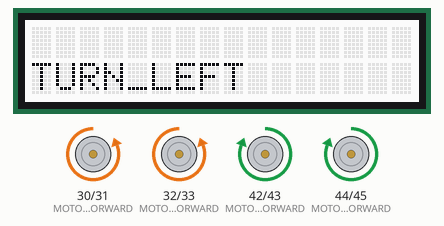
Recording of a sketch running on a simulated Arduino Mega 2560, built with avr-gcc and run on an emulated ATmega2560. Shown: 16×2 character LCD, motor-driver pin pairs drawn as motors (green arrow = first pin HIGH = forward, orange = second pin HIGH = backward, longer = more drive). At 2.3 s the program stops and its outputs stay as they are.

Above: at 0.1 s.
At 0.6 s:
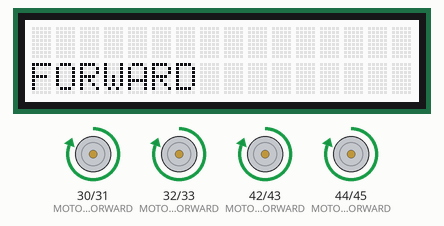
At 1.4 s:
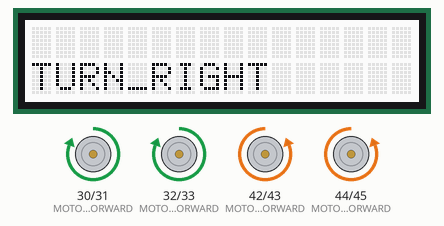
At 2.4 s:
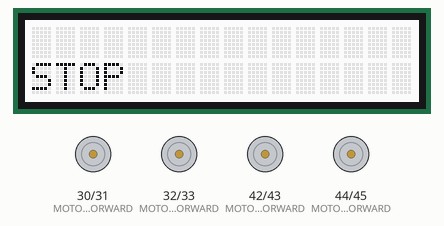
Timing chart, 0 to 3.8 s (numbered marks = the images above):
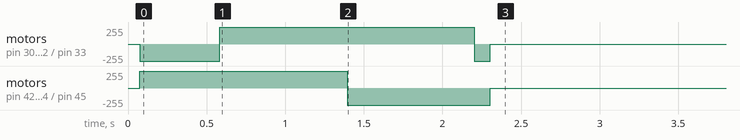

Measured:
- by itself, motor on pin 42 (MOTOR_R1_FORWARD) / pin 43 (MOTOR_R1_BACK), motor on pin 44 (MOTOR_R2_FORWARD) / pin 45 (MOTOR_R2_BACK): stopped → forward 255/255 at 0.07 s, → backward 255/255 1.3 s later, → stopped 0.91 s later
- by itself, motor on pin 30 (MOTOR_L1_FORWARD) / pin 31 (MOTOR_L1_BACK), motor on pin 32 (MOTOR_L2_FORWARD) / pin 33 (MOTOR_L2_BACK): stopped → backward 255/255 at 0.07 s, → forward 255/255 0.51 s later, → backward 255/255 1.6 s later, → stopped 0.10 s later
- what the display in image 1 shows lasts 0.8 s, from 0.6 s to 1.4 s

The sketch:

test_moter.ino
```cpp
//转弯方向定义

#include "rgb_lcd.h"
rgb_lcd lcd;
#define TURN_LIFT 0
#define TURN_RIGHT 1
//左边电机接口定义
#define MOTOR_L1_FORWARD 30
#define MOTOR_L1_BACK 31
#define MOTOR_L2_FORWARD 32
#define MOTOR_L2_BACK 33
//右边电机接口定义
#define MOTOR_R1_FORWARD 42
#define MOTOR_R1_BACK 43
#define MOTOR_R2_FORWARD 44
#define MOTOR_R2_BACK 45

int GD = 2; //光电开关

void setup()
{
  Serial.begin(9600);

  //光电开关
  pinMode(GD, INPUT);

  //直流电机
  pinMode(MOTOR_L1_FORWARD, OUTPUT);
  pinMode(MOTOR_L1_BACK, OUTPUT);
  pinMode(MOTOR_L2_FORWARD, OUTPUT);
  pinMode(MOTOR_L2_BACK, OUTPUT);


  pinMode(MOTOR_R1_FORWARD, OUTPUT);
  pinMode(MOTOR_R1_BACK, OUTPUT);
  pinMode(MOTOR_R2_FORWARD, OUTPUT);
  pinMode(MOTOR_R2_BACK, OUTPUT);

  //显示屏
  lcd.begin(16, 2);
  lcd.setRGB(255, 255, 255);

}

void loop()
{
  turn(TURN_LIFT);
delay(500);
forward();
     delay(800);
     turn(TURN_RIGHT);
        delay(800);
  stop(100);
  while(1);
}


void tiaozheng()
{
  int i = digitalRead(GD);
  i = digitalRead(GD);
  if (i == 1)
  {
    while (1) {
      back(20);
      stop_init();
      delay(100);
      if ((digitalRead(GD)) == 0)
        break;
    }
  } else if (i == 0)
  {
    while (1) {
      forward();
      delay(20);
      stop_init();
      delay(100);
      if ((digitalRead(GD)) == 1)
        break;
    }
  }
}

//前进
void forward()
{
  lcd.setCursor(0, 1);
  lcd.print("FORWARD   "); //输出状

  digitalWrite(MOTOR_R1_BACK, LOW);
  digitalWrite(MOTOR_R2_BACK, LOW);
  digitalWrite(MOTOR_L1_BACK, LOW);
  digitalWrite(MOTOR_L2_BACK, LOW);
  digitalWrite(MOTOR_L1_FORWARD, HIGH);
  digitalWrite(MOTOR_L2_FORWARD, HIGH);
  digitalWrite(MOTOR_R1_FORWARD, HIGH);
  digitalWrite(MOTOR_R2_FORWARD, HIGH);
}
//停止
void stop(int i)
{
  lcd.setCursor(0, 1);
  lcd.print("STOP      "); //输出状态
  //  digitalWrite(MOTOR_R1_BACK, LOW);
  //  digitalWrite(MOTOR_R2_BACK, LOW);
  //  digitalWrite(MOTOR_L1_BACK, LOW);
  //  digitalWrite(MOTOR_L2_BACK, LOW);
  //
  //  digitalWrite(MOTOR_L1_FORWARD, LOW);
  //  digitalWrite(MOTOR_L2_FORWARD, LOW);
  //  digitalWrite(MOTOR_R1_FORWARD, LOW);
  //  digitalWrite(MOTOR_R2_FORWARD, LOW);
  //  delay(10);
  digitalWrite(MOTOR_L1_FORWARD, LOW);
  digitalWrite(MOTOR_L2_FORWARD, LOW);
  digitalWrite(MOTOR_R1_FORWARD, LOW);
  digitalWrite(MOTOR_R2_FORWARD, LOW);

  digitalWrite(MOTOR_R1_BACK, HIGH);
  digitalWrite(MOTOR_R2_BACK, HIGH);
  digitalWrite(MOTOR_L1_BACK, HIGH);
  digitalWrite(MOTOR_L2_BACK, HIGH);

  delay(i);
  digitalWrite(MOTOR_R1_BACK, LOW);
  digitalWrite(MOTOR_R2_BACK, LOW);
  digitalWrite(MOTOR_L1_BACK, LOW);
  digitalWrite(MOTOR_L2_BACK, LOW);

  digitalWrite(MOTOR_L1_FORWARD, LOW);
  digitalWrite(MOTOR_L2_FORWARD, LOW);
  digitalWrite(MOTOR_R1_FORWARD, LOW);
  digitalWrite(MOTOR_R2_FORWARD, LOW);

}
void back(int i)
{
  digitalWrite(MOTOR_L1_FORWARD, LOW);
  digitalWrite(MOTOR_L2_FORWARD, LOW);
  digitalWrite(MOTOR_R1_FORWARD, LOW);
  digitalWrite(MOTOR_R2_FORWARD, LOW);

  digitalWrite(MOTOR_R1_BACK, HIGH);
  digitalWrite(MOTOR_R2_BACK, HIGH);
  digitalWrite(MOTOR_L1_BACK, HIGH);
  digitalWrite(MOTOR_L2_BACK, HIGH);
  delay(i);
}

//转弯
void turn(int Cmd)
{
  switch (Cmd)
  {
    case TURN_LIFT: //左转   右电机前进 左电机后退
      lcd.setCursor(0, 1);
      lcd.print("TURN_LEFT "); //输出状态
      digitalWrite(MOTOR_R1_BACK, LOW);
      digitalWrite(MOTOR_R2_BACK, LOW);
      digitalWrite(MOTOR_L1_FORWARD, LOW);
      digitalWrite(MOTOR_L2_FORWARD, LOW);

      digitalWrite(MOTOR_R1_FORWARD, HIGH);
      digitalWrite(MOTOR_R2_FORWARD, HIGH);
      digitalWrite(MOTOR_L1_BACK, HIGH);
      digitalWrite(MOTOR_L2_BACK, HIGH);

      break;

    case TURN_RIGHT: //右转   右电机后退 左电机前进
      lcd.setCursor(0, 1);
      lcd.print("TURN_RIGHT"); //输出状态
      digitalWrite(MOTOR_R1_FORWARD, LOW);
      digitalWrite(MOTOR_R2_FORWARD, LOW);
      digitalWrite(MOTOR_L1_BACK, LOW);
      digitalWrite(MOTOR_L2_BACK, LOW);

      digitalWrite(MOTOR_R1_BACK, HIGH);
      digitalWrite(MOTOR_R2_BACK, HIGH);
      digitalWrite(MOTOR_L1_FORWARD, HIGH);
      digitalWrite(MOTOR_L2_FORWARD, HIGH);


      break;

    default:
      digitalWrite(MOTOR_R1_BACK, LOW);
      digitalWrite(MOTOR_R2_BACK, LOW);
      digitalWrite(MOTOR_L1_BACK, LOW);
      digitalWrite(MOTOR_L2_BACK, LOW);
      digitalWrite(MOTOR_L1_FORWARD, HIGH);
      digitalWrite(MOTOR_L2_FORWARD, HIGH);
      digitalWrite(MOTOR_R1_FORWARD, HIGH);
      digitalWrite(MOTOR_R2_FORWARD, HIGH);

      // analogWrite(MOTOR_L_SPEED, 255);
      // analogWrite(MOTOR_R_SPEED, 255);
      break;
  }
}
void turn_DD(int Cmd)
{
  switch (Cmd)
  {
    case TURN_LIFT: //左转   右电机前进 左电机后退
      lcd.setCursor(0, 1);
      lcd.print("TURN_LEFT "); //输出状态
      digitalWrite(MOTOR_R1_BACK, LOW);
      digitalWrite(MOTOR_R2_BACK, LOW);
      digitalWrite(MOTOR_L1_BACK, LOW);
      digitalWrite(MOTOR_L2_BACK, LOW);
      digitalWrite(MOTOR_L1_FORWARD, LOW);
      digitalWrite(MOTOR_L2_FORWARD, LOW);
      digitalWrite(MOTOR_R1_FORWARD, HIGH);
      digitalWrite(MOTOR_R2_FORWARD, HIGH);

      break;

    case TURN_RIGHT: //右转   右电机后退 左电机前进
      lcd.setCursor(0, 1);
      lcd.print("TURN_RIGHT"); //输出状态
      digitalWrite(MOTOR_R1_BACK, LOW);
      digitalWrite(MOTOR_R2_BACK, LOW);
      digitalWrite(MOTOR_L1_BACK, LOW);
      digitalWrite(MOTOR_L2_BACK, LOW);
      digitalWrite(MOTOR_L1_FORWARD, HIGH);
      digitalWrite(MOTOR_L2_FORWARD, HIGH);
      digitalWrite(MOTOR_R1_FORWARD, LOW);
      digitalWrite(MOTOR_R2_FORWARD, LOW);


      break;

    default:
      digitalWrite(MOTOR_R1_BACK, LOW);
      digitalWrite(MOTOR_R2_BACK, LOW);
      digitalWrite(MOTOR_L1_BACK, LOW);
      digitalWrite(MOTOR_L2_BACK, LOW);
      digitalWrite(MOTOR_L1_FORWARD, HIGH);
      digitalWrite(MOTOR_L2_FORWARD, HIGH);
      digitalWrite(MOTOR_R1_FORWARD, HIGH);
      digitalWrite(MOTOR_R2_FORWARD, HIGH);

      // analogWrite(MOTOR_L_SPEED, 255);
      // analogWrite(MOTOR_R_SPEED, 255);
      break;
  }
}
void stop_init()
{
  lcd.setCursor(0, 1);
  lcd.print("STOP      "); //输出状态
  digitalWrite(MOTOR_R1_BACK, LOW);
  digitalWrite(MOTOR_R2_BACK, LOW);
  digitalWrite(MOTOR_L1_BACK, LOW);
  digitalWrite(MOTOR_L2_BACK, LOW);

  digitalWrite(MOTOR_L1_FORWARD, LOW);
  digitalWrite(MOTOR_L2_FORWARD, LOW);
  digitalWrite(MOTOR_R1_FORWARD, LOW);
  digitalWrite(MOTOR_R2_FORWARD, LOW);
}
```
